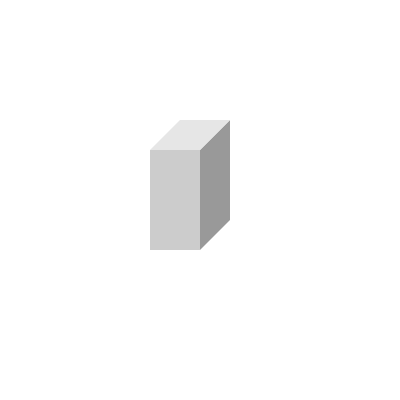

Here is the Python script that generated this plot:
import cairo

# Image dimensions
WIDTH, HEIGHT = 400, 400

# Create a surface and context
surface = cairo.ImageSurface(cairo.FORMAT_ARGB32, WIDTH, HEIGHT)
context = cairo.Context(surface)

# Background
context.set_source_rgb(1, 1, 1)  # White background
context.paint()

# Coordinates for the cuboid
# Front face
front_top_left = (150, 150)
front_top_right = (200, 150)
front_bottom_left = (150, 250)
front_bottom_right = (200, 250)

# Back face (shifted diagonally)
back_top_left = (180, 120)
back_top_right = (230, 120)
back_bottom_left = (180, 220)
back_bottom_right = (230, 220)

# Draw the front face
context.set_source_rgb(0.8, 0.8, 0.8)  # Light grey
context.move_to(front_top_left[0], front_top_left[1])
context.line_to(front_bottom_left[0], front_bottom_left[1])
context.line_to(front_bottom_right[0], front_bottom_right[1])
context.line_to(front_top_right[0], front_top_right[1])
context.close_path()
context.fill()

# Draw the side face
context.set_source_rgb(0.6, 0.6, 0.6)  # Medium grey
context.move_to(front_top_right[0], front_top_right[1])
context.line_to(back_top_right[0], back_top_right[1])
context.line_to(back_bottom_right[0], back_bottom_right[1])
context.line_to(front_bottom_right[0], front_bottom_right[1])
context.close_path()
context.fill()

# Draw the top face
context.set_source_rgb(0.9, 0.9, 0.9)  # Lighter grey
context.move_to(front_top_left[0], front_top_left[1])
context.line_to(back_top_left[0], back_top_left[1])
context.line_to(back_top_right[0], back_top_right[1])
context.line_to(front_top_right[0], front_top_right[1])
context.close_path()
context.fill()

# Save the image
surface.write_to_png("chimney.png")
